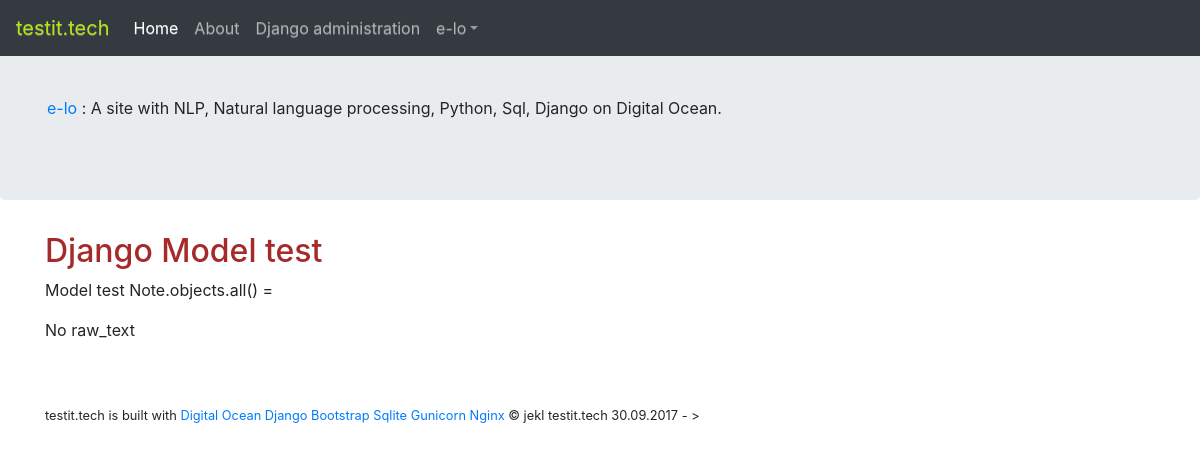
/, run on an earlier commit of the app's database.
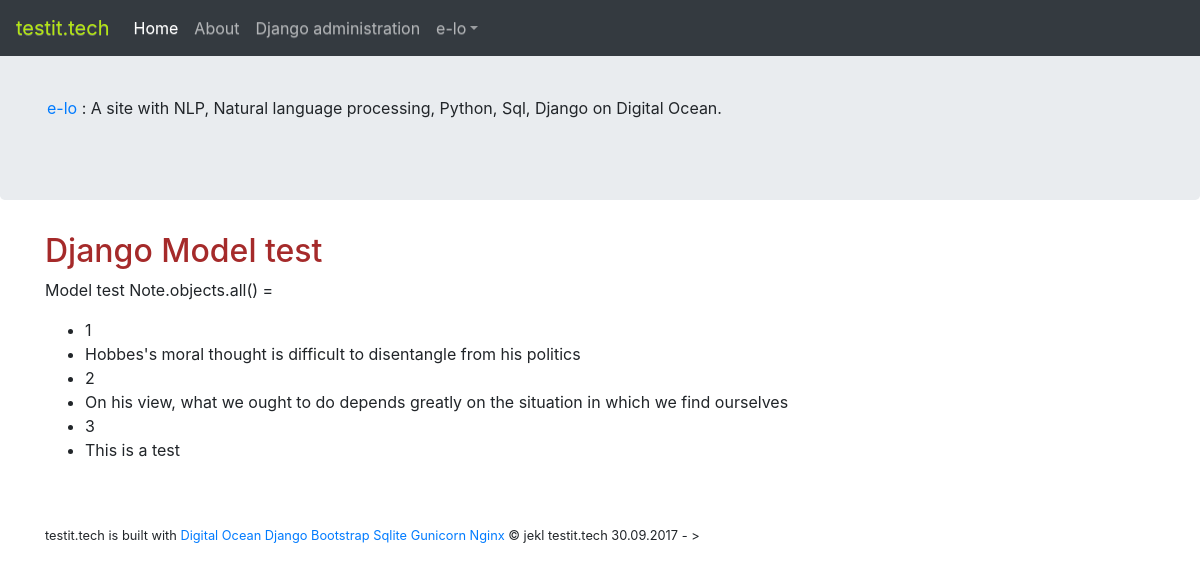
And on a later commit of the database.
### elo/models.py (models this page shows)
class Note(models.Model):
    raw_text = models.CharField(max_length = 10000)
    sentences = models.BigIntegerField(default=0)
    def __str__(self):
        return self.raw_text

### elo/views.py (the view)
# urls.py: path("", views.index, name="index"),
def index(request):
    rv = "E-loweb, django admin testit.tech/admin. "
    data = Note.objects.all()
    context = {"data": data}
    rv += format(context)
    return render(request, "elo/index.html", context)

### elo/templates/elo/index.html
{% extends 'elo/base.html' %}
{% block content %}
<h2>Django Model test</h2>
    <p>Model test Note.objects.all() = </p>
    {% if data %}
    <ul>
        {% for d in data %}
        <li>{{ d.id }}</li>
        <li>{{ d.raw_text }}</li>
        {% endfor %}
    </ul>
    {% else %}
    <p>No raw_text</p>
    {% endif %}
{% endblock %}

### elo/templates/elo/base.html (shortened to what this page needs)
<!doctype html>
<html lang="en">
<head>
    <link rel="stylesheet" href="https://stackpath.bootstrapcdn.com/bootstrap/4.1.3/css/bootstrap.min.css"
>
    <link rel="stylesheet" href="https://maxcdn.bootstrapcdn.com/bootstrap/3.3.1/css/bootstrap-theme.min.css">
    {% load static %}
    <link rel="stylesheet" type="text/css" href="{% static 'elo/style.css' %}">
</head>
<body>
    <nav class="navbar navbar-expand-md navbar-dark fixed-top bg-dark">
        <a class="navbar-brand" href="/">
            <span style="color:rgb(180, 230, 19)">testit.tech</span>
        </a>
        <div class="collapse navbar-collapse" id="navbarsExampleDefault">
            <ul class="navbar-nav mr-auto">
                <li class="nav-item active">
                    <a class="nav-link" href="/">Home
                    </a>
                </li>
                <li class="nav-item">
                    <a class="nav-link" href="about">About</a>
                </li>
                <li class="nav-item">
                    <a class="nav-link" href="admin" target="_blank">Django administration</a>
                </li>
                <li class="nav-item dropdown">
                    <a class="nav-link dropdown-toggle" href="#" id="dropdown01" data-toggle="dropdown" aria-haspopup="true" aria-expanded="false">e-lo</a>
                </li>
            </ul>
        </div>
    </nav>
    <main role="main">
        <div class="jumbotron">
            <div class="container">
                <br>
                <p>
                    <a href="https://follow-e-lo.com/" target="_blank">e-lo</a> : A site with NLP, Natural language processing, Python, Sql, Django on Digital Ocean.
                </p>
            </div>
        </div>
        <div class="container">
            {% block content %} {% endblock %}
        </div>
    </main>
    <br>
    <br>
    <footer class="container">
            <small>
            <p> testit.tech is built with
                <a href="https://www.digitalocean.com/" target="_blank">Digital Ocean</a>
                <a href="https://www.djangoproject.com/" target="_blank">Django</a>
                <a href="https://getbootstrap.com/" target="_blank">Bootstrap</a>
                <a href="https://www.sqlite.org/" target="_blank">Sqlite</a>
                <a href="http://gunicorn.org/" target="_blank">Gunicorn</a>
                <a href="https://www.nginx.com/resources/wiki/" target="_blank">Nginx</a>
            &copy; jekl testit.tech 30.09.2017 - ></p>
        </small>
    </footer>
</body>
</html>

### elo/static/elo/style.css (style rules this page uses)
h2 { color: brown }

What changed in the data, as far as the page shows it:
added Note: id "1", raw_text "Hobbes's moral thought is difficult to disentangle from his politics"
added Note: id "2", raw_text "On his view, what we ought to do depends greatly on the situation in which we find ourselves"
added Note: id "3", raw_text "This is a test"
Also different on the page:
text no longer shown: "No raw_text"
